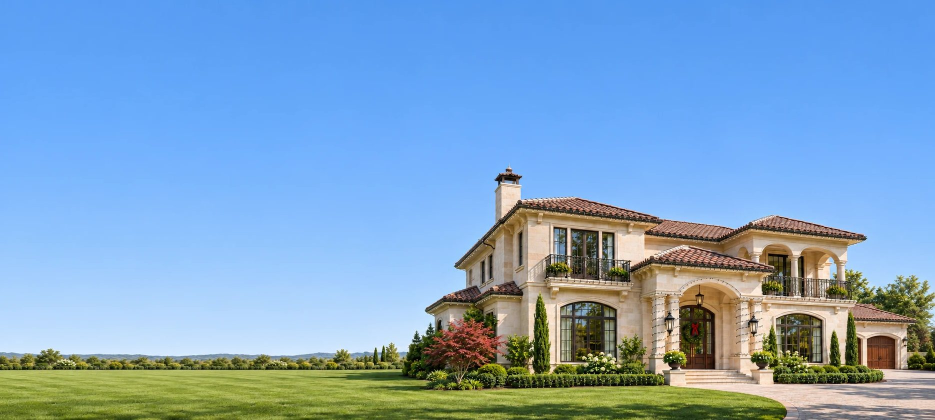
#> input picture handyman-holiday-site/images/hero/day.jpg, 1870 x 840 px, found by its file name (shown at 1/2 size)
$ python build_hero_daynight.py day.jpg night_lit.jpg ../handyman-holiday-site/images/hero
#> lines starting #> are read from the running program, lines starting #| are printed output that depends on the picture; after the words box and inside, x2 and y2 are one past the last pixel; in counts of white or black regions, pixels touching at a corner belong together
# Build the day -> dusk -> lights-on hero from two ALIGNED photos of the same house (same framing).
#   pip install pillow numpy scipy
#   python3 build_hero_daynight.py day.jpg night_lit.jpg ../handyman-holiday-site/images/hero
# Outputs: day.jpg, off.jpg (dusk, lights still off), lit.jpg (real night photo),
#          map.png (R = when each pixel switches on, G = how bulb-like it is), lit-sm.jpg
import sys, numpy as np
from PIL import Image
from scipy import ndimage as nd
day_p, night_p, out = sys.argv[1:4]
D = Image.open(day_p).convert("RGB"); N = Image.open(night_p).convert("RGB")
#> further down, D is the input picture: PIL image 1870x840 RGB; mean R, G, B 126.2, 163.5, 197.6
if D.size != N.size: D = D.resize(N.size, Image.LANCZOS)
if N.width > 1920:
    N = N.resize((1920, round(N.height*1920/N.width)), Image.LANCZOS); D = D.resize(N.size, Image.LANCZOS)
d = np.asarray(D).astype(np.float32)/255; n = np.asarray(N).astype(np.float32)/255
H, W, _ = n.shape; k = W/1870
#> after `H, W, _ = n.shape`: H = 840; W = 1870
#> after `k = W / 1870`: k = 1
lum = lambda a: 0.2126*a[...,0]+0.7152*a[...,1]+0.0722*a[...,2]

# --- sky mask from the day photo (clear blue sky), softened
sky = ((d[...,2]-d[...,0]) > 0.18) & (d[...,2] > 0.55)
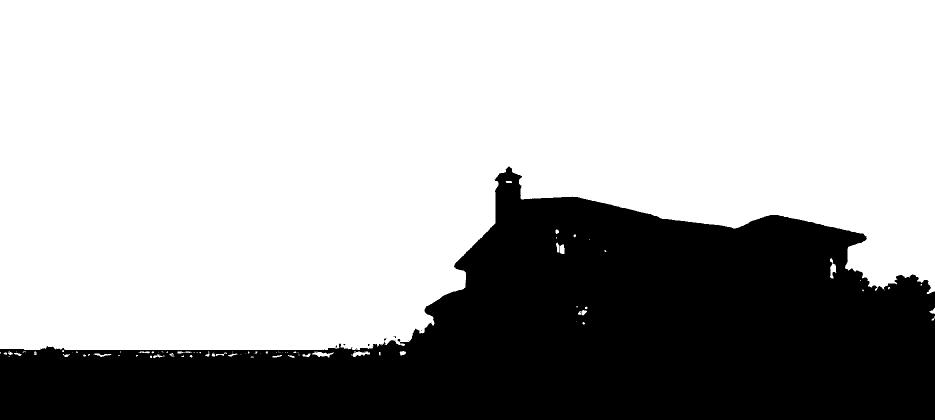
#> sky: shape (840, 1870) bool (shown at 1/2 size); 67.9% white; 14 black regions (13 under 20 px), largest, box (x1, y1, x2, y2) and area: (0, 333, 1870, 840) 504594
sky = nd.binary_opening(sky, iterations=2)
#> sky: shape (840, 1870) bool; 67.8% white; 8 black regions (7 under 20 px), largest, box (x1, y1, x2, y2) and area: (0, 333, 1870, 840) 506182
lab, nlab = nd.label(sky)                      # keep only regions touching the top edge
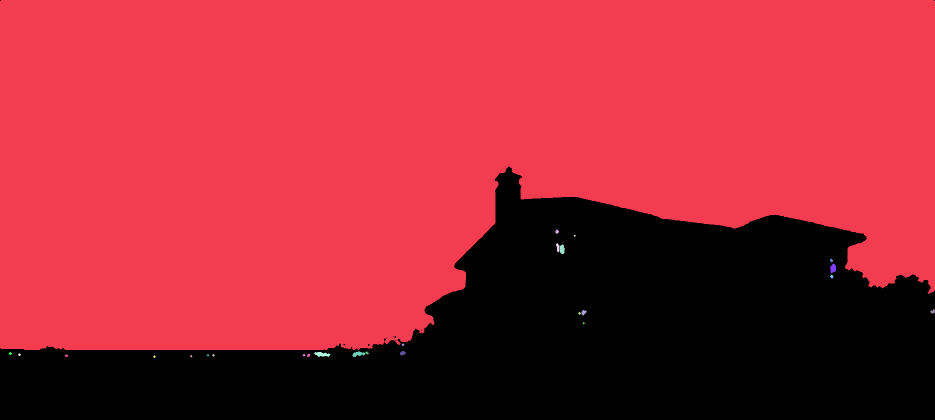
#> lab: shape (840, 1870) int32 (shown at 1/2 size); 27 distinct labels, from 0 to 26; one colour per label, 0 black
#> nlab = 26
top = set(np.unique(lab[0])) - {0}
#> top = 1 item
sky = np.isin(lab, list(top))
#> sky: shape (840, 1870) bool; 67.7% white; 8 black regions (7 under 20 px), largest, box (x1, y1, x2, y2) and area: (0, 333, 1870, 840) 507551
skyf = np.clip(nd.gaussian_filter(sky.astype(np.float32), 2*k), 0, 1)[..., None]

# --- dusk, lights off: day photo graded down to blue hour, night sky dropped in
Y = lum(d)[..., None]
dusk = (Y*0.55 + d*0.45)               # partial desaturation
dusk = np.power(dusk, 1.15) * np.array([0.20, 0.235, 0.36]) + 0.006
dusk = dusk*(1-skyf) + n*0.92*skyf     # the real night sky
# a touch of residual skylight on the upper walls/roofs so the house still reads
dusk += (1-skyf) * np.linspace(0.02, 0, H)[:, None, None] * np.array([0.4, 0.5, 1.0])
dusk = np.clip(dusk, 0, 1)

# --- bulbs in the night photo
Yn = lum(n); loc = nd.gaussian_filter(Yn, 3*k)
mask = ((Yn > 0.6) & ((Yn-loc) > 0.04)) | (Yn > 0.93)
#> mask: shape (840, 1870) bool; 5.9% white; 4749 white regions (4111 under 20 px), largest, box (x1, y1, x2, y2) and area: (0, 738, 804, 748) 3464, (1083, 594, 1246, 734) 2715, (0, 694, 696, 713) 2471
mask &= ~sky
mask = nd.binary_opening(mask, iterations=1)
#> mask: shape (840, 1870) bool; 3.2% white; 1447 white regions (950 under 20 px), largest, box (x1, y1, x2, y2) and area: (100, 739, 803, 746) 2901, (189, 702, 666, 713) 1585, (1112, 597, 1172, 731) 1105
mask = nd.binary_dilation(mask, iterations=max(1, int(1.2*k)))
#> mask: shape (840, 1870) bool; 5.4% white; 835 white regions (308 under 20 px), largest, box (x1, y1, x2, y2) and area: (0, 738, 804, 753) 4968, (1546, 617, 1697, 734) 3317, (1087, 596, 1178, 751) 3039
mf = mask.astype(np.float32)

# --- switch-on order: a smooth sweep left-to-right (roofline slightly first). Each small piece of a
#     light strand switches on at the sweep value of its own centre, so lights run along the strands
#     in order; the warm wash on walls and windows follows the same sweep as a soft front (no blocks).
yy, xx = np.mgrid[0:H, 0:W].astype(np.float32)
sweep = 0.78*(xx/W) + 0.22*(yy/H)
cw = max(3, int(W*0.006))
#> cw = 11
comp, ncomp = nd.label(mask)
#> comp: shape (840, 1870) int32; 962 distinct labels, from 0 to 961
#> ncomp = 961
cell = (xx//cw).astype(np.int64)
piece = np.where(mask, comp.astype(np.int64)*100000 + cell, 0)
uniq, inv = np.unique(piece, return_inverse=True); inv = inv.reshape(piece.shape)
#> after `uniq, inv = np.unique(piece, return_inverse=True)`: uniq = 2060 values from 0 to 96100153
#> after `inv = inv.reshape(piece.shape)`:
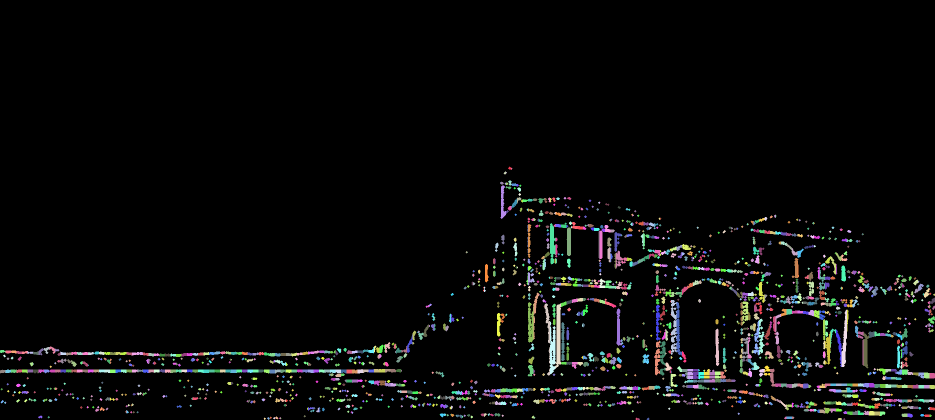
#> inv: shape (840, 1870) int64 (shown at 1/2 size); 2060 distinct labels, from 0 to 2059; one colour per label, 0 black
cx_mean = nd.mean(xx, labels=inv, index=np.arange(len(uniq)))
#> cx_mean = 2060 values, max 1867.8 at index 642, min 3 at index 1547, mean 1128.2
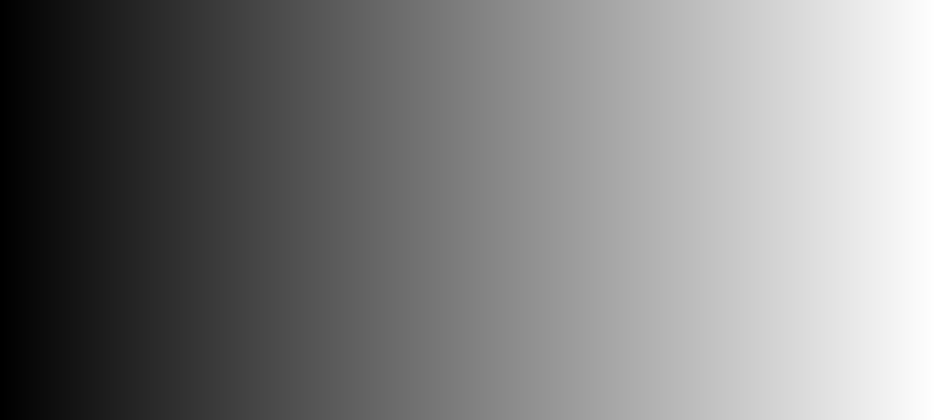
#> xx: shape (840, 1870) float32 (shown at 1/2 size); min 0, max 1869, mean 934.5; drawn with min black and max white
cy_mean = nd.mean(yy, labels=inv, index=np.arange(len(uniq)))
#> cy_mean = 2060 values, max 838 at index 2058, min 336.1 at index 1, mean 668.2
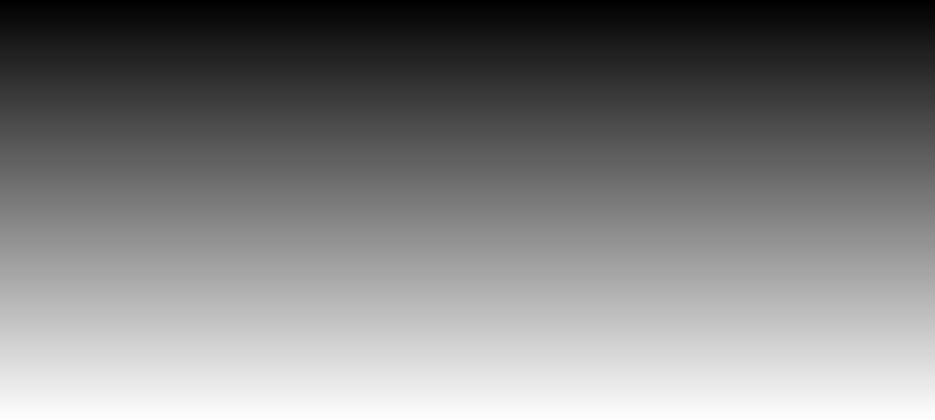
#> yy: shape (840, 1870) float32 (shown at 1/2 size); min 0, max 839, mean 419.5; drawn with min black and max white
piece_order = 0.78*(np.asarray(cx_mean)/W) + 0.22*(np.asarray(cy_mean)/H)
#> piece_order = 2060 values, max 0.994 at index 2027, min 0.186 at index 963, mean 0.646
order_b = piece_order[inv]
glow = nd.gaussian_filter(sweep, 6*k) + 0.045        # the wash trails the bulbs slightly
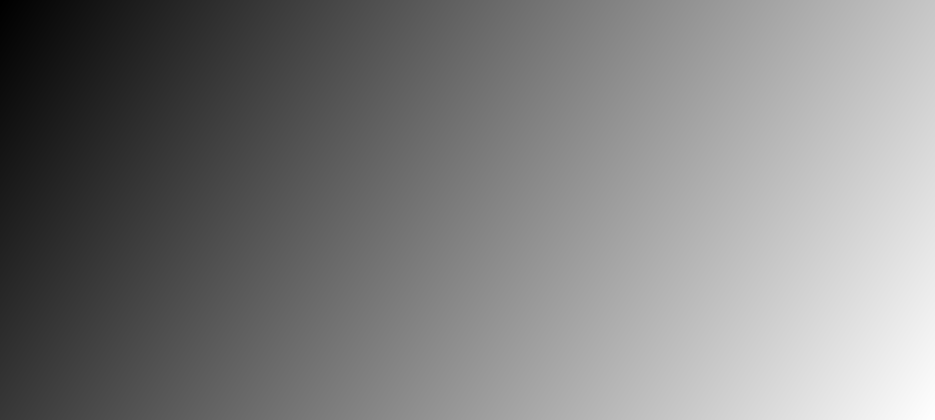
#> sweep: shape (840, 1870) float32 (shown at 1/2 size); min 0, max 0.999, mean 0.5
order = np.where(mask, order_b, glow)
house = ~sky
lo, hi = np.percentile(order[house], 0.5), np.percentile(order[house], 99.5)
#> lo = 0.24; hi = 1.02
order = np.where(sky, 0.0, np.clip((order-lo)/(hi-lo), 0, 1)*0.86 + 0.04)
bulb = np.clip(nd.gaussian_filter(mf, 0.8*k), 0, 1)

save = lambda a, f, q=84: Image.fromarray((np.clip(a, 0, 1)*255+.5).astype(np.uint8)).save(f"{out}/{f}", quality=q, optimize=True, progressive=True)
save(d, "day.jpg"); save(dusk, "off.jpg"); save(n, "lit.jpg")
Image.fromarray((np.stack([order, bulb, np.zeros_like(order)], -1)*255+.5).astype(np.uint8)).resize((W//2, H//2), Image.BILINEAR).save(f"{out}/map.png", optimize=True)
Image.fromarray((n*255+.5).astype(np.uint8)).resize((640, round(640*H/W)), Image.LANCZOS).save(f"{out}/lit-sm.jpg", quality=78)
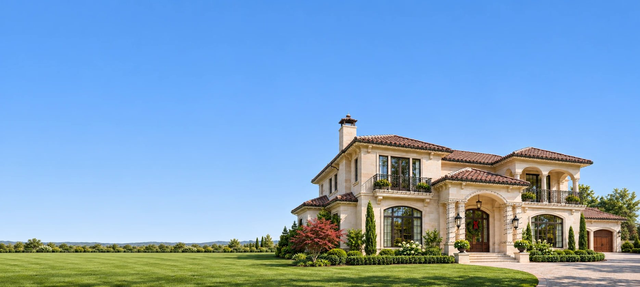
#> saved as lit-sm.jpg: PIL image 640x287 RGB; mean R, G, B 126.2, 163.5, 197.7
import base64, os
inline = {}
for key, f, mime in [("day", "day.jpg", "image/jpeg"), ("off", "off.jpg", "image/jpeg"), ("lit", "lit.jpg", "image/jpeg"), ("map", "map.png", "image/png")]:
    inline[key] = "data:%s;base64,%s" % (mime, base64.b64encode(open(f"{out}/{f}", "rb").read()).decode())
js_dir = os.path.join(out, "..", "..", "js")
if os.path.isdir(js_dir):
    import json
    open(os.path.join(js_dir, "hero-inline.js"), "w").write(
        "/* Generated by build_hero_daynight.py. Only loaded when the page is opened from disk (file://),\n"
        "   where browsers block WebGL from reading image files. Not used when the site is served. */\n"
        "window.HERO_INLINE = " + json.dumps(inline) + ";\n")
print(W, H, "bulb%", round(mf.mean()*100, 2), "sky%", round(sky.mean()*100, 1))
#| 1870 840 bulb% 5.43 sky% 67.7
